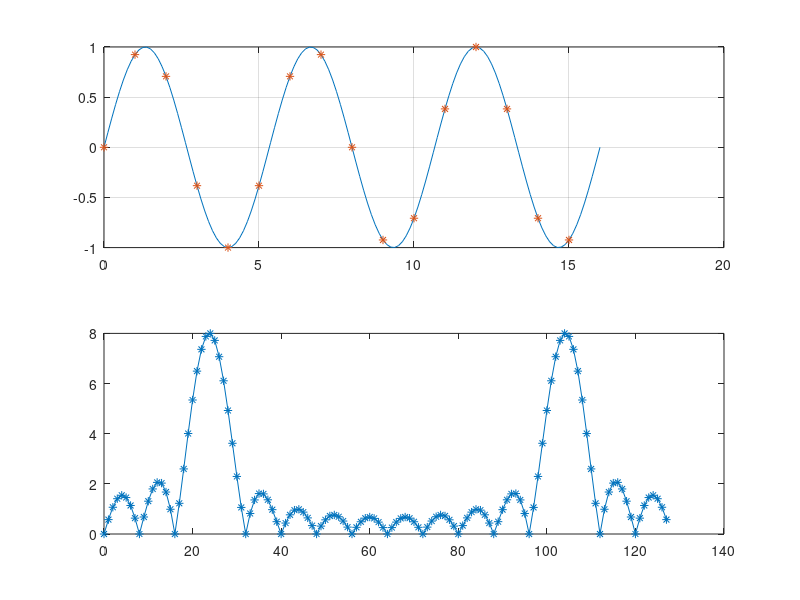

The MATLAB script that drew this image:
%% Identify the importance of zero-padding DFT
T = 16; F = 3;              % 3 cycles / 16 points
K = 128; n = 0:T/K:T;       % For plotting: take 128 points sample
x = sin(2*pi*F*n/T);

% Take T samples
m = 0:T-1;
xsample = x(m*K/T+1);
N = 128;
X = fft(xsample, N);
magX = abs(X);

subplot(2,1,1); plot(n,x, m, xsample,'*'); grid on;
subplot(2,1,2); plot(0:N-1, magX, '-*');